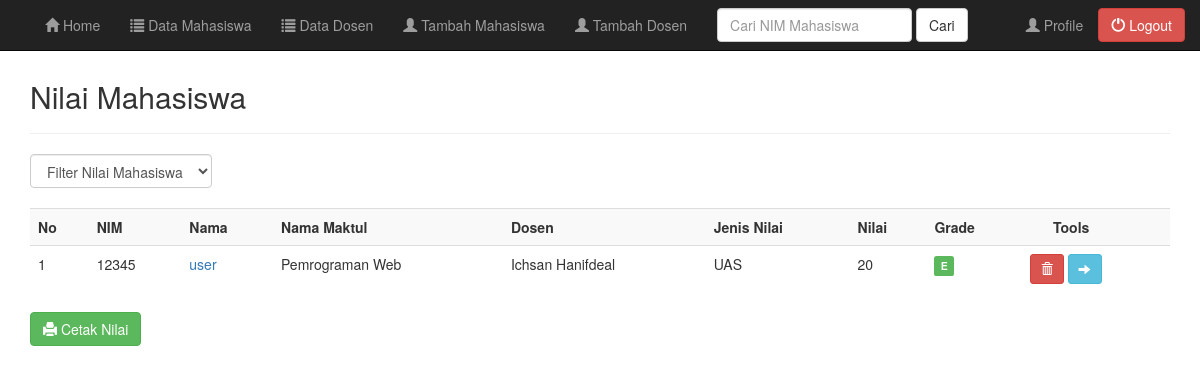
The app's page /admin/nilai.php (signed in) with its own data.
### tables this page shows
CREATE TABLE `detail_matkul` (
  `id_nilai` int(11) NOT NULL,
  `nim` varchar(255) NOT NULL,
  `jns_nilai` varchar(255) NOT NULL,
  `nm_matkul` varchar(255) DEFAULT NULL,
  `dosen` varchar(40) DEFAULT NULL,
  `nilai` varchar(255) DEFAULT NULL,
  `grade` varchar(255) DEFAULT NULL
);

CREATE TABLE `tbl_mahasiswa` (
  `nim` varchar(20) NOT NULL DEFAULT '',
  `username` varchar(20) NOT NULL,
  `password` varchar(32) NOT NULL,
  `level` varchar(30) NOT NULL,
  `nama` varchar(50) NOT NULL,
  `jenis_kelamin` varchar(20) NOT NULL,
  `tempat_lahir` varchar(30) NOT NULL,
  `tanggal_lahir` date NOT NULL,
  `alamat_asal` varchar(100) NOT NULL,
  `alamat_sekarang` varchar(100) NOT NULL,
  `no_telepon` varchar(13) NOT NULL,
  `email` varchar(30) NOT NULL,
  `agama` varchar(50) NOT NULL,
  `jurusan` varchar(255) NOT NULL,
  `fakultas` varchar(50) NOT NULL
);

### admin/nilai.php (the view, shortened to what this page needs)
<?php
include("header.php");
include("../koneksi.php");
?>
	<div class="container">
		<div class="content">
			<h2>Nilai Mahasiswa</h2>
			<hr />
			<form class="form-inline" method="get">
				<div class="form-group">
					<select name="filter" class="form-control" onchange="form.submit()">
						<option value="0">Filter Nilai Mahasiswa</option>
						<?php $filter = addslashes(isset($_GET['filter']) ? strtolower($_GET['filter']) : NULL);  ?>
					</select>
				</div>
			</form>
			<br />
			<div class="table-responsive">
				<table class="table table-striped table-hover">
					<tr>
						<th>No</th>
						<th>NIM</th>
						<th>Nama</th>
						<th>Nama Maktul</th>
						<th>Dosen</th>
						<th>Jenis Nilai</th>
						<th>Nilai</th>
						<th>Grade</th>
						<th>&nbsp;&nbsp;&nbsp;&nbsp;&nbsp;&nbsp;Tools</th>
					</tr>
					<?php
					if($filter){
						$sql = mysqli_query($koneksi, "SELECT * FROM detail_matkul
							INNER JOIN tbl_mahasiswa ON detail_matkul.nim = tbl_mahasiswa.nim
						WHERE grade='$filter'");
					}else{
						$sql = mysqli_query($koneksi, "SELECT * FROM detail_matkul
								INNER JOIN tbl_mahasiswa ON detail_matkul.nim = tbl_mahasiswa.nim
								");
					}
					if(mysqli_num_rows($sql) == 0){
						echo '<tr><td colspan="14">Data Tidak Ada.</td></tr>';
					}else{
						$no = 1;
						while($row = mysqli_fetch_assoc($sql)){
							echo '
							<tr>
								<td>'.$no.'</td>
								<td>'.$row['nim'].'</td>
								<td><a href="profile_mahasiswa.php?nim='.$row['nim'].'">'.$row['nama'].'</a></td>
								<td>'.$row['nm_matkul'].'</td>
								<td>'.$row['dosen'].'</td>
								<td>'.$row['jns_nilai'].'</td>
								<td>'.$row['nilai'].'</td>
								<td>';
								if($row['grade'] == 'A'){
									echo '<span class="label label-success">A</span>';
								}
								else if ($row['grade'] == 'B' ){
									echo '<span class="label label-success">B</span>';
								}
								else if ($row['grade'] == 'C' ){
									echo '<span class="label label-success">C</span>';
								}
								else if ($row['grade'] == 'D' ){
									echo '<span class="label label-success">D</span>';
								}
								else if ($row['grade'] == 'E' ){
									echo '<span class="label label-success">E</span>';
								}
							echo '
								</td>
								<td>
									<a href="nilai.php?aksi=delete&id_nilai='.$row['id_nilai'].'" title="Hapus Data" data-toggle="tooltip" onclick="return confirm(\'Anda yakin akan menghapus data '.$row['nama'].'?\')" class="btn btn-danger btn-sm"><span class="glyphicon glyphicon-trash" aria-hidden="true"></span></a>
									<a href="detail_nilai.php?nim='.$row['nim'].'" title="Detail Nilai" data-toggle="tooltip" class="btn btn-info btn-sm"><span class="glyphicon glyphicon-arrow-right" aria-hidden="true"></span></a>
								</td>
							</tr>
							';
							$no++;
						}
					}
					?>
				</table>
			</div>
		</div>
		<a href="cetak.php?grade=<?php echo $filter ?>" data-toggle="tooltip" title="Cetak" class="btn btn-success" role="button" target="_blank"><span class="glyphicon glyphicon-print"></span> Cetak Nilai </a>
	</div>
<?php
include("footer.php");
?>

### style.css (style rules this page uses)
.content { margin-top: 80px; }

### records on screen
detail_matkul: tbl_mahasiswa.nim "12345", tbl_mahasiswa.nama "user", nm_matkul "Pemrograman Web", dosen "Ichsan Hanifdeal", jns_nilai "UAS", nilai "20", grade "E"
